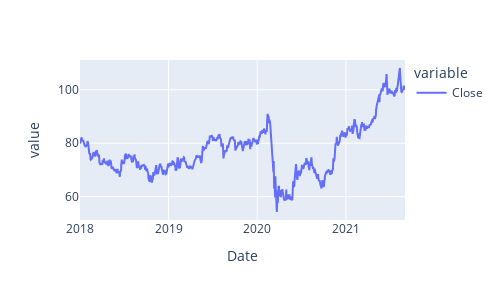

Write notebook code for a chart like this one.
### Code cell
df.Close.plot().update_layout(autosize = False, width=500, height=300)

### Figure 1 — Plotly figure (JSON) as saved in the notebook; plotly's stock layout.template omitted (floating-point values rounded to 4 significant figures; data arrays with more than 128 entries replaced by an {"elided": "..."} marker saying what was removed)
{"data": [{"hovertemplate": "variable=Close<br>Date=%{x}<br>value=%{y}<extra></extra>", "legendgroup": "Close", "line": {"color": "#636efa", "dash": "solid"}, "marker": {"symbol": "circle"}, "mode": "lines", "name": "Close", "orientation": "v", "showlegend": true, "type": "scatter", "x": {"elided": "930 str values"}, "xaxis": "x", "y": {"elided": "930 float values"}, "yaxis": "y"}], "layout": {"autosize": false, "height": 300, "legend": {"title": {"text": "variable"}, "tracegroupgap": 0}, "margin": {"t": 60}, "width": 500, "xaxis": {"anchor": "y", "autorange": true, "domain": [0, 1], "range": ["2018-01-01", "2021-09-01"], "title": {"text": "Date"}, "type": "date"}, "yaxis": {"anchor": "x", "autorange": true, "domain": [0, 1], "range": [51.26, 111.2], "title": {"text": "value"}, "type": "linear"}}}
